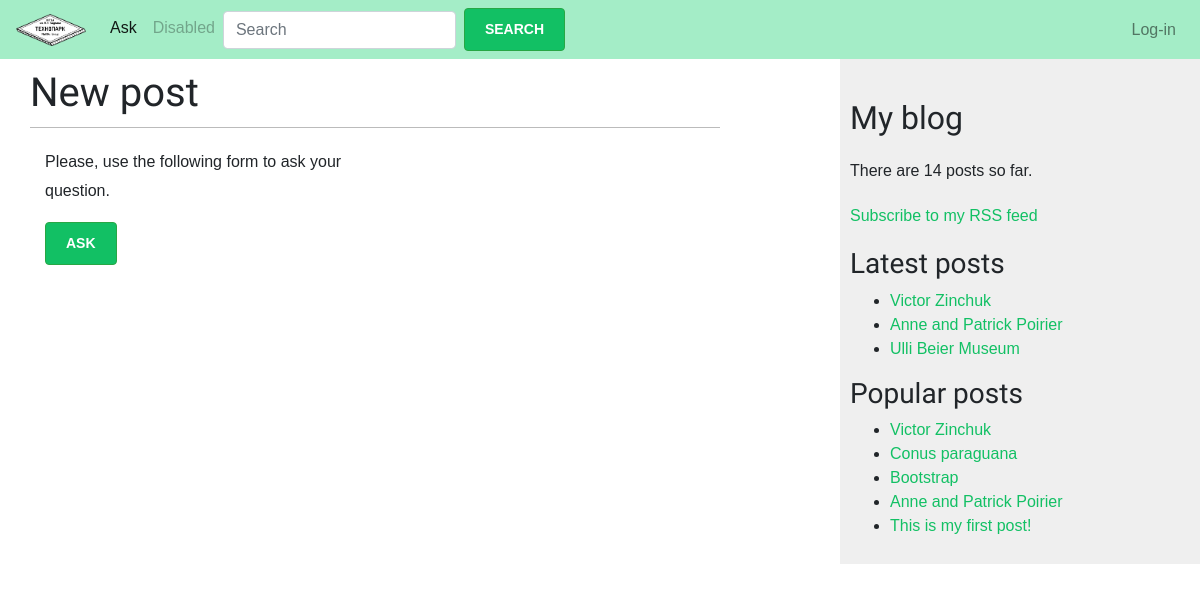
The app's page /feed/ask/ with its own data.
### blog/models.py (models this page shows, shortened)
class Post(models.Model):
    STATUS_CHOICES = (
        ('draft', 'Draft'),
        ('published', 'Published'),
    )
    title = models.CharField(max_length=250)
    slug = models.SlugField(max_length=250,
                            unique_for_date='publish')
    author = models.ForeignKey(User,
                               on_delete=models.CASCADE,
                               related_name='blog_posts')
    body = models.TextField()
    publish = models.DateTimeField(default=timezone.now)
    created = models.DateTimeField(auto_now_add=True)
    updated = models.DateTimeField(auto_now=True)
    status = models.CharField(max_length=10,
                              choices=STATUS_CHOICES,
                              default='draft')
    objects = models.Manager() # The default manager.
    published = PublishedManager() # Our custom manager.
    tags = TaggableManager()
    class Meta:
        ordering = ('-publish',)
    def get_absolute_url(self):
        return reverse('post_detail',
                       args=[self.publish.year,
                             self.publish.month,
                             self.publish.day,
                             self.slug])

### blog/views.py (the view)
# urls.py: path('ask/', views.ask, name = 'ask'),
def ask(request):
    new_post = None
    if request.method == 'POST':
        post_form = PostForm(data=request.POST)
        if post_form.is_valid():
            new_post = post_form.save(commit=False)
            new_post.save()
    else:
        post_form = PostForm()
    return render(request, 'blog/question.html', {'post_form': new_post})

### blog/models.py (called while the page is built)
    def get_queryset(self):
        return super(PublishedManager, self).get_queryset().filter(status='published')

### blog/templatetags/blog_tags.py (called while the page is built)
@register.simple_tag
def total_posts():
    return Post.published.count()

@register.inclusion_tag('blog/latest_posts.html')
def show_latest_posts(count=5):
    latest_posts = Post.published.order_by('-publish')[:count]
    return {'latest_posts': latest_posts}

@register.simple_tag
def get_most_commented_posts(count=5):
    return Post.published.annotate(
               total_comments=Count('comments')
           ).order_by('-total_comments')[:count]

### blog/templates/blog/question.html (shortened to what this page needs)
{% extends "blog/base.html" %}
{% block content %}
<h1>New post</h1>
 <div class="container">
 <div class="row">
  <div class="col-md-6 col-md-offset-3 well">
    {% if form.errors %}
    <p>
      Your questionis incorrect.
    </p>
  {% else %}
    <p>Please, use the following form to ask your question.</p>
  {% endif %}
    <form class="form" action="{% url 'ask' %}" method = "post">
      <p><input class="btn btn-outline-success my-2 my-sm-0" type="submit" value="Ask"></p>
    </form>
  </div>
  </div>
  </div>
{% endblock %}

### blog/templates/blog/base.html (shortened to what this page needs)
{% load blog_tags %}
{% load static %}
<!DOCTYPE html>
<html>
<head>
	<link href = "{% static 'css/bootstrap.min.css' %}" rel = "stylesheet">
	<link href = "{% static 'css/base.css' %}" rel = "stylesheet">
</head>
<body>
	<nav class="navbar navbar-expand-lg navbar-light" style="background-color: #a4edc7;">
		<a class="navbar-brand" href="{% url 'index' %}"><img src = "{% static '/img/icon.png'%} " width = "70px"></a>
  <div class="collapse navbar-collapse" id="navbarTogglerDemo03">
    <ul class="navbar-nav mr-auto mt-2 mt-lg-0">
      <li class="nav-item active">
        <a class="nav-link" href="{% url 'ask' %}">Ask <span class="sr-only">(current)</span></a>
      </li>
      <li class="nav-item">
        <a class="nav-link disabled" href="#" tabindex="-1" aria-disabled="true">Disabled</a>
      </li>
      <li class="nav-item">
      	<form class="form-inline my-2 my-lg-0">
      <input class="form-control my-2 my-sm-0 mr-sm-2" type="search" placeholder="Search" aria-label="Search">
      <input class="btn btn-outline-success my-2 my-sm-0" type="submit" value="Search">
    </form>
      </li>
    </ul>
    <span class="navbar-nav mt-2 mt-lg-0">
      {% if request.user.is_authenticated %}
        <div class="nav-link active">Hello {{ request.user.first_name }},</div>
        <a class="nav-link" href="{% url "logout" %}">Logout</a>
      {% else %}
        <a class="nav-link" href="{% url "login" %}">Log-in</a>
      {% endif %}
    </span>
  </div>
</nav>
	<div id="content">
    {% block content %}
    {% endblock %}
  </div>
  <div id="sidebar">
    <h2>My blog</h2>
    <p>There are {% total_posts %} posts so far.</p>
    <p><a href="#" %}">Subscribe to my RSS feed</a></p>
    <h3>Latest posts</h3>
    {% show_latest_posts 3 %}
    <h3>Popular posts</h3>
    {% get_most_commented_posts as most_commented_posts %}
    <ul>
    {% for post in most_commented_posts %}
      <li>
        <a href="{{ post.get_absolute_url }}">{{ post.title }}</a>
      </li>
    {% endfor %}
    </ul>
  </div>
</body>
</html>

### blog/templates/blog/latest_posts.html
<ul>
{% for post in latest_posts %}
  <li>
    <a href="{{ post.get_absolute_url }}">{{ post.title }}</a>
  </li>
{% endfor %}
</ul>

### blog/static/css/base.css (style rules this page uses)
body { margin:0; padding:0; font-family:helvetica, sans-serif; }
p { line-height: 1.8; }
a { color:#12c064; text-decoration:none; }
h1, h2, h3, h4, h5 , h6 { font-family: 'Muli', sans-serif; font-weight:normal; }
h1 { border-bottom:1px solid #bbb; padding:0 0 10px 0; margin:10px 0 20px 0; }
h2 { margin:30px 0 20px; }
#content { padding:30px 100px; }
form { overflow:auto; }
form p { width:100%; overflow:auto; }
input, textarea { clear:both; float:left; margin:0 0 10px; background:#efefef; border:0; padding:6px 10px; font-size:14px; }
input[type=submit], a.button { font-weight:bold; background:#12c064; color:#fff; padding:10px 20px; font-size:14px; text-transform:uppercase; }
#sidebar { float:right; width:30%; padding:10px; background:#efefef; height:100%; }
#content { float:left; width:60%; padding:0 0 0 30px; }

### records on screen
Post: title "Victor Zinchuk"
Post: title "Anne and Patrick Poirier"
Post: title "Ulli Beier Museum"
Post: title "Conus paraguana"
Post: title "Bootstrap"
Post: title "This is my first post!"
